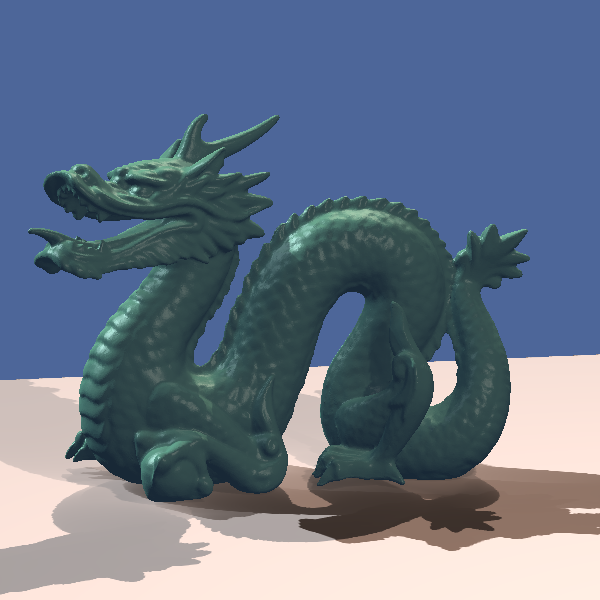

Python code for this plot:
#!/usr/bin/env python

# Demonstrate shadow map render pass with a dragon model and ground plane.

import vtkmodules.vtkInteractionStyle  # noqa: F401
import vtkmodules.vtkRenderingOpenGL2  # noqa: F401

import os

from vtkmodules.vtkFiltersSources import vtkPlaneSource
from vtkmodules.vtkIOPLY import vtkPLYReader
from vtkmodules.vtkRenderingCore import (
    vtkActor,
    vtkLight,
    vtkPolyDataMapper,
    vtkRenderWindow,
    vtkRenderWindowInteractor,
    vtkRenderer,
)
from vtkmodules.vtkRenderingOpenGL2 import (
    vtkCameraPass,
    vtkRenderPassCollection,
    vtkSequencePass,
    vtkShadowMapBakerPass,
    vtkShadowMapPass,
)

data_dir = os.environ.get("VPE_DATA_DIR", os.path.dirname(os.path.abspath(__file__)))

# Scene lights
light_1 = vtkLight()
light_1.SetFocalPoint(1, 0, 1)
light_1.SetPosition(0, 1, 0.2)
light_1.SetColor(0.95, 0.97, 1.0)
light_1.SetIntensity(0.8)

light_2 = vtkLight()
light_2.SetFocalPoint(0, 0, 1)
light_2.SetPosition(0.2, 0.5, 0.5)
light_2.SetColor(1.0, 0.8, 0.7)
light_2.SetIntensity(0.5)

light_3 = vtkLight()
light_3.SetFocalPoint(-0.1, -0.5, -0.5)
light_3.SetPosition(0.2, 0.5, 0.5)
light_3.SetColor(1.0, 0.8, 0.7)
light_3.SetPositional(True)
light_3.SetIntensity(0.3)

# Dragon model
reader = vtkPLYReader()
reader.SetFileName(os.path.join(data_dir, "dragon.ply"))
reader.Update()

mapper = vtkPolyDataMapper()
mapper.SetInputConnection(reader.GetOutputPort())

actor = vtkActor()
actor.SetMapper(mapper)
actor.GetProperty().SetAmbientColor(0.135, 0.2225, 0.3)
actor.GetProperty().SetDiffuseColor(0.54, 0.89, 0.63)
actor.GetProperty().SetSpecularColor(1.0, 1.0, 1.0)
actor.GetProperty().SetSpecular(0.51)
actor.GetProperty().SetDiffuse(0.7)
actor.GetProperty().SetAmbient(0.7)
actor.GetProperty().SetSpecularPower(30.0)
actor.GetProperty().SetOpacity(1.0)

# Ground plane under the dragon
ply_bounds = mapper.GetBounds()
plane = vtkPlaneSource()
plane.SetOrigin(-0.2, ply_bounds[2], -0.2)
plane.SetPoint1(0.2, ply_bounds[2], -0.2)
plane.SetPoint2(-0.2, ply_bounds[2], 0.2)

plane_mapper = vtkPolyDataMapper()
plane_mapper.SetInputConnection(plane.GetOutputPort())

plane_actor = vtkActor()
plane_actor.SetMapper(plane_mapper)

# Renderer
renderer = vtkRenderer()
renderer.SetBackground(0.3, 0.4, 0.6)
renderer.AddActor(actor)
renderer.AddActor(plane_actor)

# Shadow map pass pipeline
shadows = vtkShadowMapPass()
seq = vtkSequencePass()
passes = vtkRenderPassCollection()
passes.AddItem(shadows.GetShadowMapBakerPass())
passes.AddItem(shadows)
seq.SetPasses(passes)

camera_pass = vtkCameraPass()
camera_pass.SetDelegatePass(seq)
renderer.SetPass(camera_pass)

render_window = vtkRenderWindow()
render_window.SetSize(600, 600)
render_window.SetMultiSamples(0)
render_window.AddRenderer(renderer)
render_window.SetWindowName("shadow map pass")

interactor = vtkRenderWindowInteractor()
interactor.SetRenderWindow(render_window)

# Scene
renderer.AddLight(light_1)
renderer.AddLight(light_2)
renderer.AddLight(light_3)
renderer.GetActiveCamera().SetPosition(-0.2, 0.2, 1)
renderer.GetActiveCamera().SetFocalPoint(0, 0, 0)
renderer.GetActiveCamera().SetViewUp(0, 1, 0)
renderer.GetActiveCamera().OrthogonalizeViewUp()
renderer.ResetCamera()
renderer.GetActiveCamera().Zoom(2.5)

interactor.Initialize()
interactor.Start()
